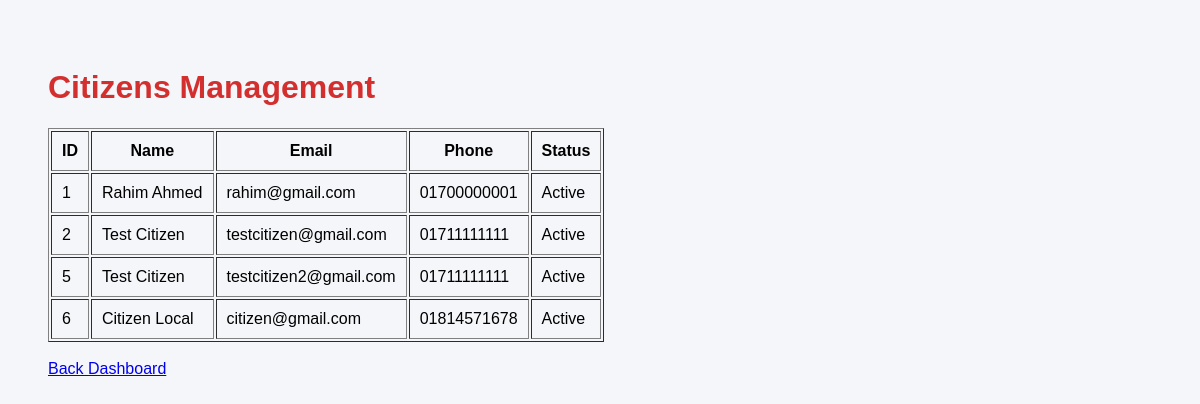
The page /view/admin/citizens.php (signed in) on the database its author committed.
### tables this page shows
CREATE TABLE `citizens` (
  `citizen_id` int(10) UNSIGNED NOT NULL,
  `name` varchar(100) NOT NULL,
  `email` varchar(100) NOT NULL,
  `password` varchar(255) NOT NULL,
  `phone` varchar(20) NOT NULL,
  `address` text DEFAULT NULL,
  `latitude` decimal(10,7) DEFAULT NULL,
  `longitude` decimal(10,7) DEFAULT NULL,
  `status` enum('Active','Inactive') DEFAULT 'Active',
  `created_at` timestamp NOT NULL DEFAULT current_timestamp(),
  `updated_at` timestamp NOT NULL DEFAULT current_timestamp() ON UPDATE current_timestamp()
);

### model/admin/AdminModel.php (called while the page is built)
<?php
require_once __DIR__ . "/../../config/db.php";
function getAllCitizens()
{
    global $conn;
    $query = "SELECT * FROM citizens";
    $result = mysqli_query($conn, $query);
    $citizens = [];
    while($row = mysqli_fetch_assoc($result))
    {
        $citizens[] = $row;
    }
    return $citizens;
}
?>

### controller/admin/AdminController.php (called while the page is built)
<?php
require_once __DIR__ . "/../../model/admin/AdminModel.php";
$citizens = getAllCitizens();
?>

### view/admin/citizens.php (the view, shortened to what this page needs)
<?php
require_once "../../controller/admin/AdminController.php";
?>
<!DOCTYPE html>
<html>
<head>
<link rel="stylesheet" href="../../assets/css/admin.css">
</head>
<body>
<div class="admin-container">
<h1>Citizens Management</h1>
<table border="1" cellpadding="10">
<tr>
<th>ID</th>
<th>Name</th>
<th>Email</th>
<th>Phone</th>
<th>Status</th>
</tr>
<?php foreach($citizens as $citizen): ?>
<tr>
<td>
<?= $citizen["citizen_id"] ?>
</td>
<td>
<?= $citizen["name"] ?>
</td>
<td>
<?= $citizen["email"] ?>
</td>
<td>
<?= $citizen["phone"] ?>
</td>
<td>
<?= $citizen["status"] ?>
</td>
</tr>
<?php endforeach; ?>
</table>
<br>
<a href="dashboard.php">
Back Dashboard
</a>
</div>
</body>
</html>

### assets/css/admin.css (style rules this page uses)
body { font-family: Arial; background:#f4f6f9; }
.admin-container { padding:40px; }
h1 { color:#d32f2f; }

### rows shown on the page
citizens: citizen_id "1", name "Rahim Ahmed", email "rahim@gmail.com", phone "01700000001", status "Active"
citizens: citizen_id "2", name "Test Citizen", email "testcitizen@gmail.com", phone "01711111111", status "Active"
citizens: citizen_id "5", name "Test Citizen", email "testcitizen2@gmail.com", phone "01711111111", status "Active"
citizens: citizen_id "6", name "Citizen Local", email "citizen@gmail.com", phone "01814571678", status "Active"
